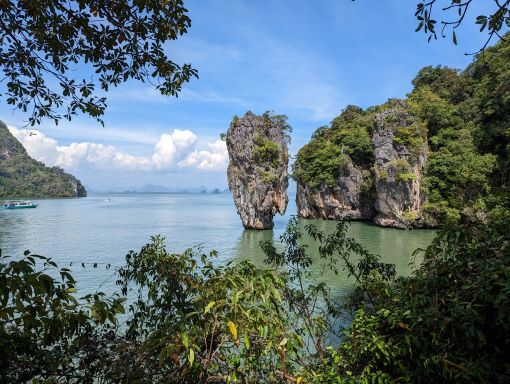
#> input picture filtering/PXL_20230111_065654426_small.jpg, 510 x 384 px
$ python edge_filters.py   (older library calls are emulated)
#> lines starting #> are read from the running program, lines starting #| are printed output that depends on the picture; after the words box and inside, x2 and y2 are one past the last pixel; in counts of white or black regions, pixels touching at a corner belong together
import cv2
import numpy as np


def someFunction(img: np.ndarray, sign=None, sigma=0) -> None:
    pass

def main() -> None:
    img = cv2.imread('PXL_20230111_065654426_small.jpg', cv2.IMREAD_GRAYSCALE)
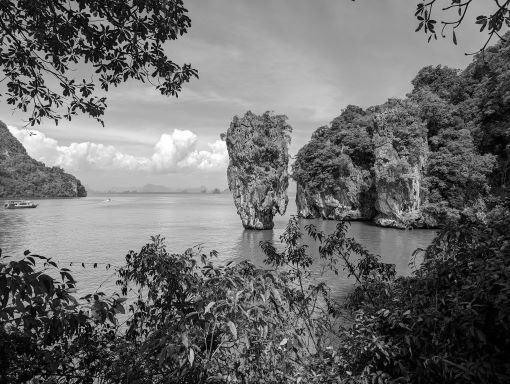
#> img: shape (384, 510); min 0, max 255, mean 107.8
    # img = cv2.imread('PXL_20230521_193353296_small.jpg', cv2.IMREAD_GRAYSCALE)

    # log_kernel = np.array([[0, -1, 0],
    #                        [-1, 4, -1],
    #                        [0, -1, 0]])

    log_kernel = np.array([[-1, -1, -1],
                           [-1, 8, -1],
                           [-1, -1, -1]])

    log_img = cv2.filter2D(img, -1, log_kernel)
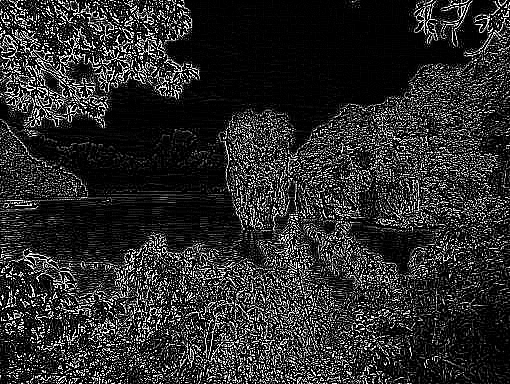
#> log_img: shape (384, 510); min 0, max 255, mean 43.9
    shape = cv2.getStructuringElement(cv2.MORPH_RECT, (3, 3))
    log_img_dilate = cv2.dilate(log_img, shape)
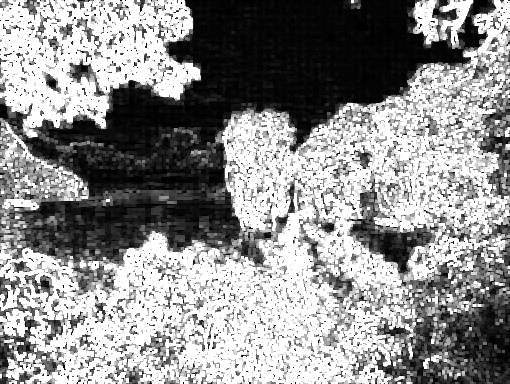
#> log_img_dilate: shape (384, 510); min 0, max 255, mean 144.1
    log_img_erode = cv2.erode(log_img_dilate, shape)
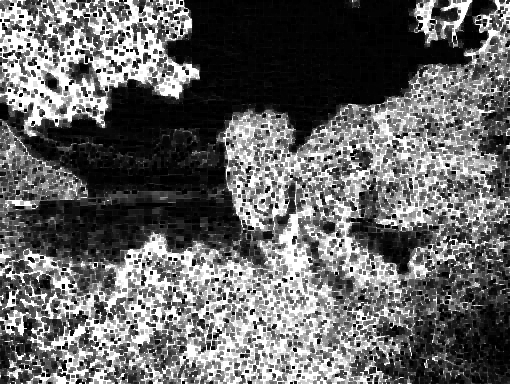
#> log_img_erode: shape (384, 510); min 0, max 255, mean 100.5
    # cv2.imshow('log_img', log_img)
    # cv2.imshow('log_img_dilate', log_img_dilate)
    # cv2.imshow('log_img_erode', log_img_erode)
    # sobel_x = np.array([[-1, 0, 1],
    #                     [-2, 0, 2],
    #                     [-1, 0, 1]])

    # This is prewitt
    # sobel_x = np.array([[-1, 0, 1],
    #                     [-1, 0, 1],
    #                     [-1, 0, 1]])


    # sobel_y = sobel_x.T

    # sobel_x = cv2.Sobel(img, cv2.CV_64F, 1, 0, None, 3)
    # # sobel_x = cv2.normalize(sobel_x, None, 0, 255, cv2.NORM_MINMAX, 0)
    # sobel_y = cv2.Sobel(img, cv2.CV_64F, 0, 1, None, 3)
    # # sobel_y = cv2.normalize(sobel_y, None, 0, 255, cv2.NORM_MINMAX, 0)
    #
    # sobelx_img = cv2.filter2D(img, -1, sobel_x)
    # sobely_img = cv2.filter2D(img, -1, sobel_y)
    #
    # sobel_img = sobelx_img.astype(np.float64) + sobely_img.astype(np.float64)
    # sobel_img = cv2.normalize(sobel_img, None, 0, 255, cv2.NORM_MINMAX, 0)
    # ret, sobel_img = cv2.threshold(sobel_img, 127, 255, cv2.THRESH_BINARY)

    img_blur = cv2.GaussianBlur(img, (0, 0), 1.5)
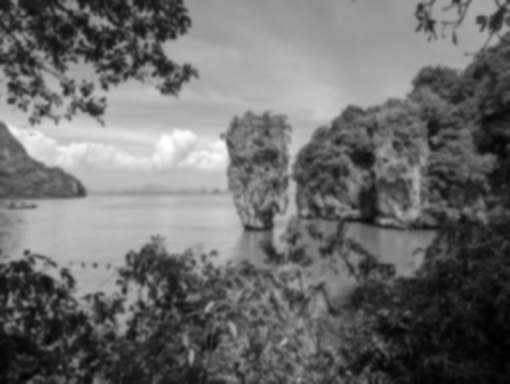
#> img_blur: shape (384, 510); min 0, max 255, mean 107.8
    img_edge = cv2.Canny(img_blur, 100, 200)
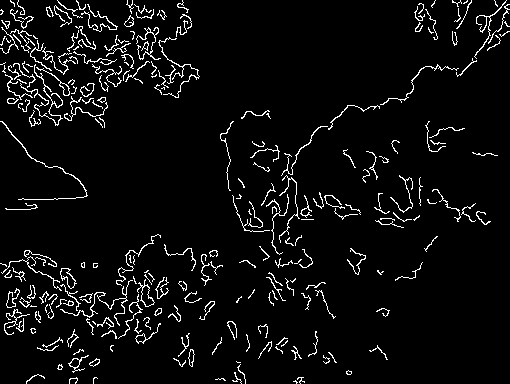
#> img_edge: shape (384, 510); 5.1% white in thin lines or dots

    # cv2.imshow('sobelx', sobel_x)
    # cv2.imshow('sobely', sobel_y)
    # cv2.imshow('sobel', sobel_img)
    cv2.imshow('canny', img_edge)
    cv2.waitKey(0)


if __name__ == '__main__':
    main()

$ run again, with filtering/PXL_20230521_193353296_small.jpg copied over filtering/PXL_20230111_065654426_small.jpg
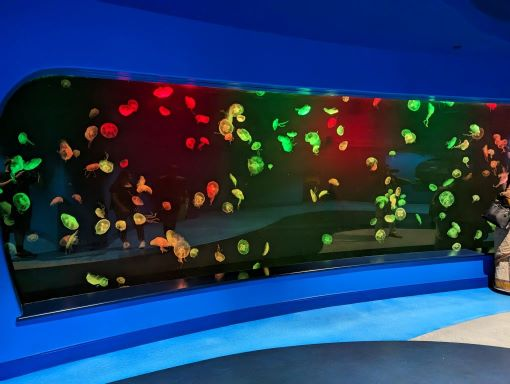
#> input picture filtering/PXL_20230521_193353296_small.jpg, 510 x 384 px
#> in main, `img_blur = cv2.GaussianBlur(img, (0, 0), 1.5)`:
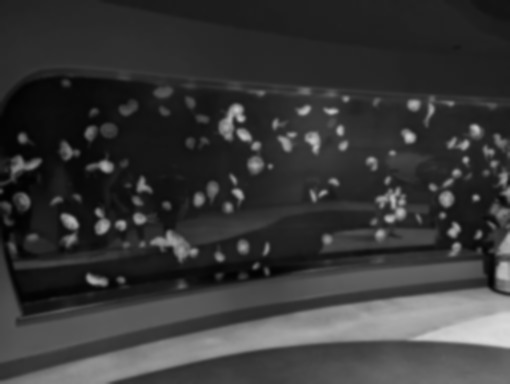
#> img_blur: shape (384, 510); min 2, max 218, mean 55.2
#> in main, `img_edge = cv2.Canny(img_blur, 100, 200)`:
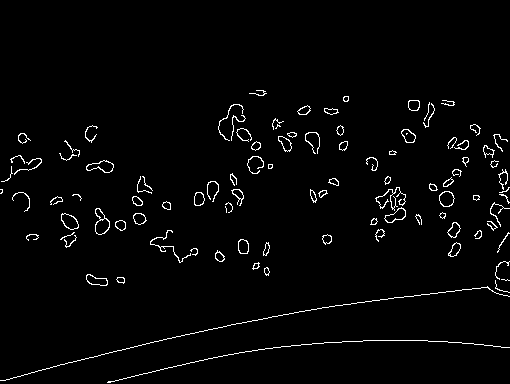
#> img_edge: shape (384, 510); 2.4% white in thin lines or dots, all inside (x1, y1, x2, y2) = (0, 90, 510, 383)

$ run again, with filtering/PXL_20211006_195833767_small.jpg copied over filtering/PXL_20230111_065654426_small.jpg
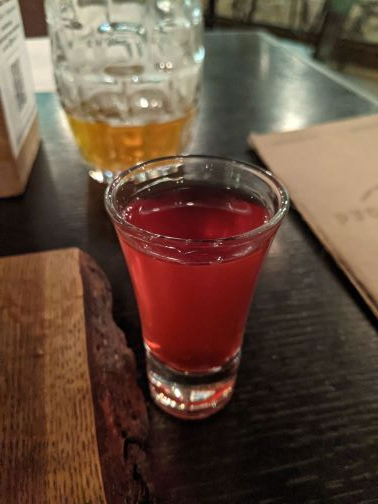
#> input picture filtering/PXL_20211006_195833767_small.jpg, 378 x 504 px
#> in main, `img = cv2.imread('PXL_20230111_065654426_small.jpg', cv2.IMREAD_GRAYSC..`:
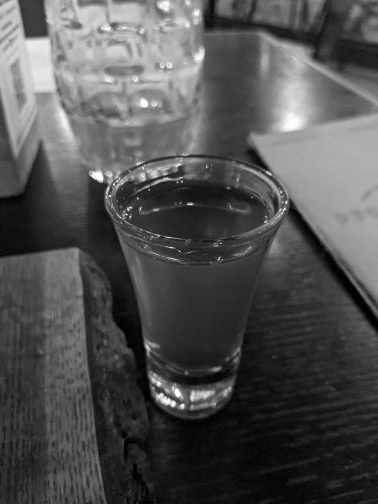
#> img: shape (504, 378); min 0, max 255, mean 81.3
#> in main, `img_edge = cv2.Canny(img_blur, 100, 200)`:
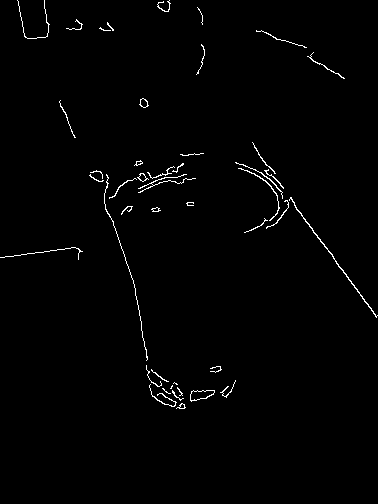
#> img_edge: shape (504, 378); 1.1% white in thin lines or dots, all inside (x1, y1, x2, y2) = (0, 0, 378, 409)

$ run again, with filtering/PXL_20220814_151818246_small.jpg copied over filtering/PXL_20230111_065654426_small.jpg
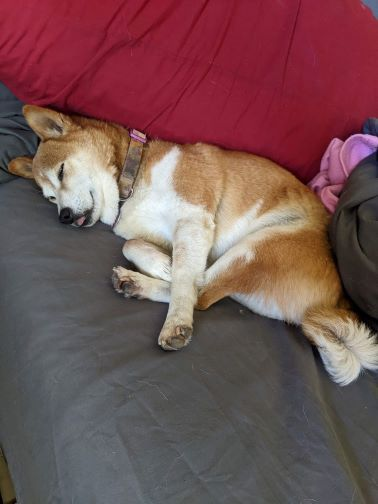
#> input picture filtering/PXL_20220814_151818246_small.jpg, 378 x 504 px
#> in main, `img = cv2.imread('PXL_20230111_065654426_small.jpg', cv2.IMREAD_GRAYSC..`:
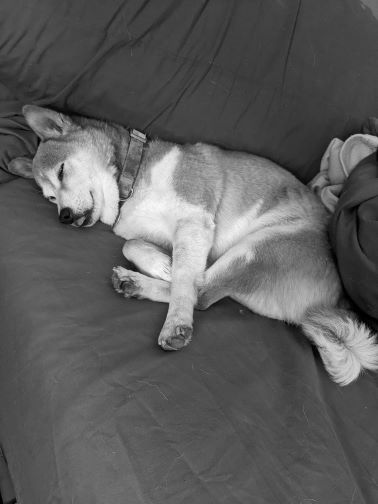
#> img: shape (504, 378); min 0, max 251, mean 93
#> in main, `img_edge = cv2.Canny(img_blur, 100, 200)`:
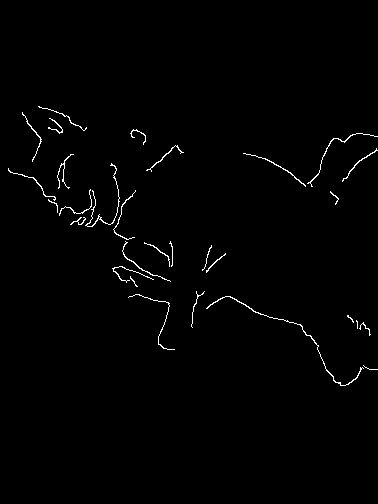
#> img_edge: shape (504, 378); 1% white in thin lines or dots, all inside (x1, y1, x2, y2) = (8, 106, 378, 386)
